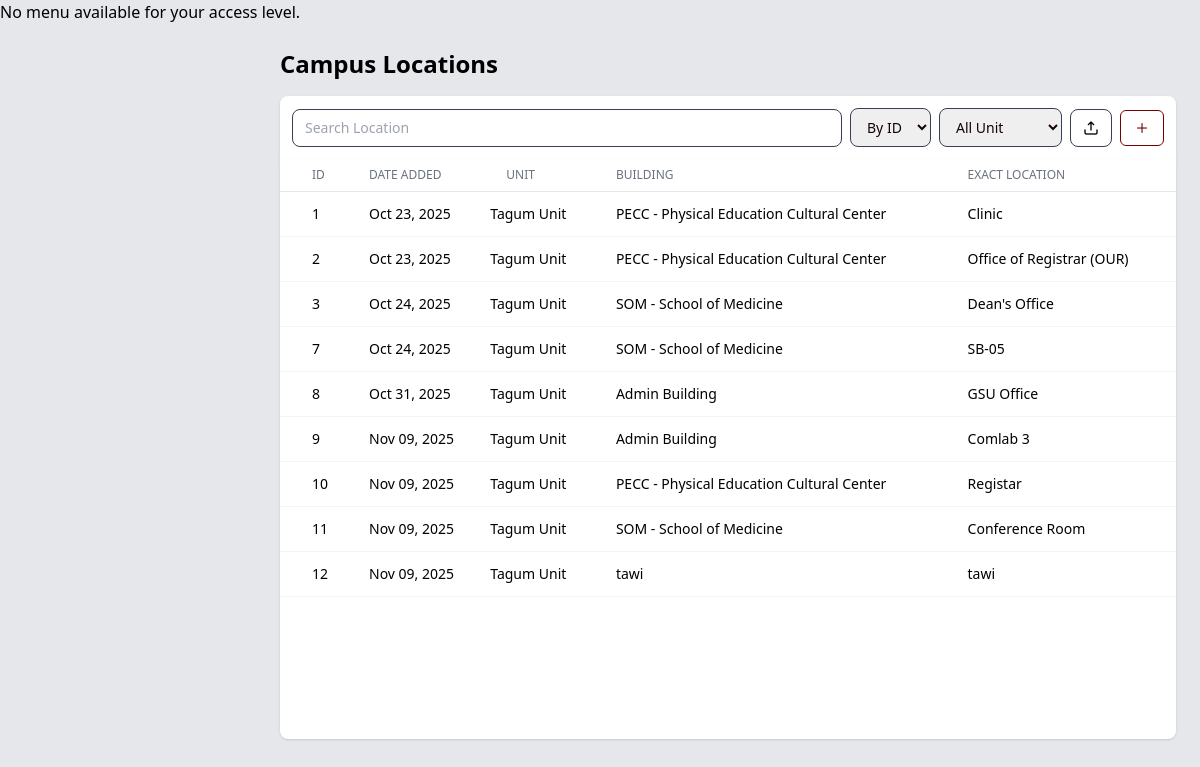
The page /app/modules/shared/views/location.php on the database as committed earlier.
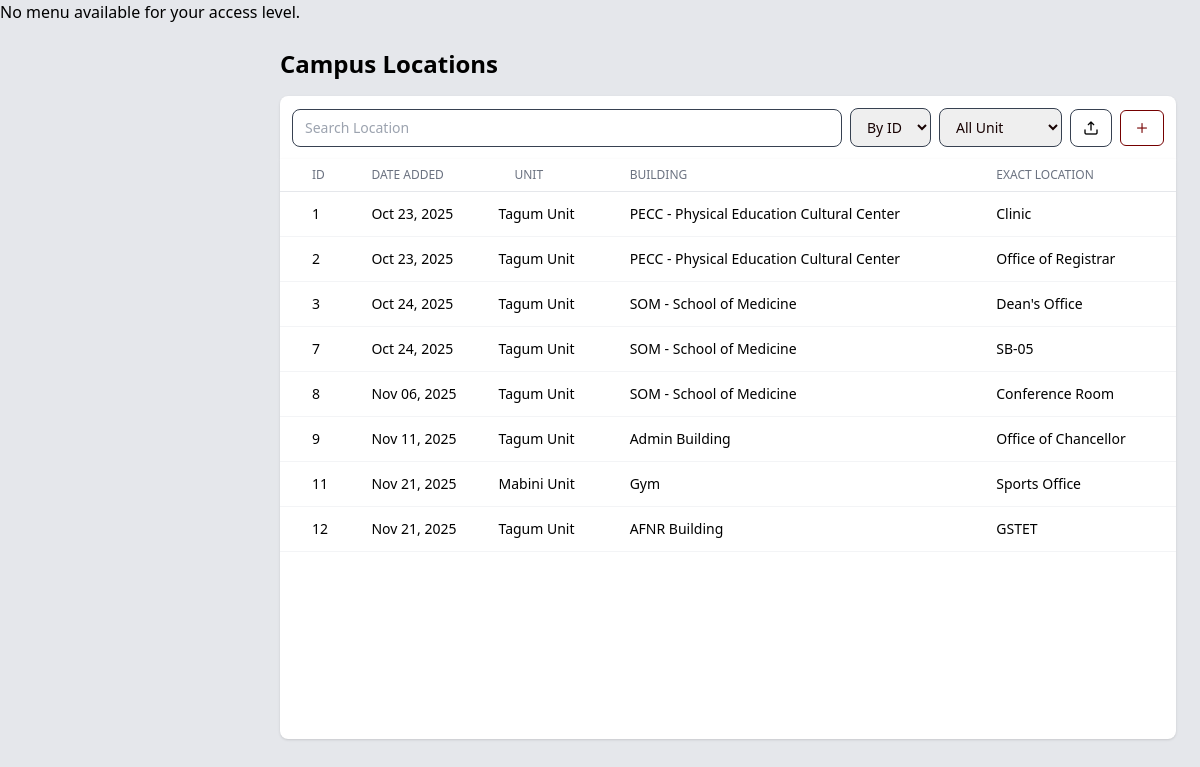
The same page on the database as committed later.
### tables this page shows
CREATE TABLE `campus_locations` (
  `location_id` int(11) NOT NULL AUTO_INCREMENT,
  `unit` varchar(100) NOT NULL,
  `building` varchar(100) NOT NULL,
  `exact_location` varchar(150) NOT NULL,
  `date_added` timestamp NOT NULL DEFAULT current_timestamp(),
  PRIMARY KEY (`location_id`)
);

### app/core/BaseModel.php (called while the page is built, shortened)
<?php
class BaseModel {
    protected $host = 'localhost';
    protected $user = 'root';
    protected $pass = '';
    protected $name = 'u_request';
    private function connect() {
        $this->db = @new mysqli($this->host, $this->user, $this->pass, $this->name);
    }
}

### app/controllers/LocationController.php (called while the page is built, shortened)
<?php
require_once __DIR__ . '/../models/LocationModel.php';
class LocationController {
    private $model;
    public function __construct() {
        $this->model = new LocationModel();
    }
    public function getAllLocations() {
        return $this->model->getAllLocations();
    }
}

### app/models/LocationModel.php (called while the page is built, shortened)
<?php
require_once __DIR__ . '/../core/BaseModel.php';
class LocationModel extends BaseModel{
    public function getAllLocations() {
        $stmt = $this->db->prepare("SELECT * FROM campus_locations ORDER BY date_added DESC");
        $stmt->execute();
        $result = $stmt->get_result();
        return $result->fetch_all(MYSQLI_ASSOC);
    }
}

### app/modules/shared/views/location.php (the view, shortened to what this page needs)
<?php
require_once __DIR__ . '/../../../controllers/LocationController.php';
$locationController = new LocationController();
$locations = $locationController->getAllLocations();
?>
<!DOCTYPE html>
<html lang="en">
<head>
  <link rel="stylesheet" href="/public/assets/css/output.css" />
</head>
<body class="bg-gray-200">
<?php
if ($_SESSION['access_level'] == 1) {
    include COMPONENTS_PATH . '/superadmin_menu.php';
} elseif ($_SESSION['access_level'] == 2) {
    include COMPONENTS_PATH . '/gsu_menu.php';
} else {
    echo "<p>No menu available for your access level.</p>";
}
?>
  <main class="ml-16 md:ml-64 flex flex-col min-h-screen transition-all duration-300">
    <div class="p-6">
      <h1 class="text-2xl font-bold mb-4">Campus Locations</h1>
      <div x-data="locationModal()" class="grid grid-cols-1 md:grid-cols-3 gap-4">
        <div :class="showDetails ? 'col-span-2' : 'col-span-3'">
          <div class="p-3 flex flex-wrap gap-2 justify-between items-center bg-white shadow rounded-t-lg">
            <input type="text" id="searchInput" placeholder="Search Location" class="flex-1 min-w-[200px] input-field">
            <select class="input-field" id="sortFilter">
              <option value="id">By ID</option>
            </select>
            <select class="input-field" id="sortUnit">
              <option value="All">All Unit</option>
            </select>
            <button title="Export" id="export" class="btn-upper">
                <img src="/public/assets/img/export.png" alt="User" class="size-4 my-0.5">
            </button>
            <button @click="addLocation = true" title="Add new location" class="btn btn-secondary py-3">
              <img src="/public/assets/img/add.png" alt="Add" class="size-2.5">
            </button>
          </div>
          <div class="overflow-x-auto h-[580px] overflow-y-auto rounded-b-lg shadow bg-white">
            <table id="table" class="min-w-full divide-y divide-gray-200 bg-white rounded-b-lg p-2">
              <thead class="bg-white sticky top-0">
                <tr>
                  <th class="pl-8 py-2 text-left text-xs font-medium text-gray-500 uppercase">ID</th>
                  <th class="pl-8 py-2 text-left text-xs font-medium text-gray-500 uppercase">Date Added</th>
                  <th class="pl-8 py-2 text-left text-xs font-medium text-gray-500 uppercase">Unit</th>
                  <th class="px-4 py-2 text-left text-xs font-medium text-gray-500 uppercase">Building</th>
                  <th class="px-4 py-2 text-left text-xs font-medium text-gray-500 uppercase">Exact Location</th>
                </tr>
              </thead>
              <tbody id="body_table" class="text-sm">
                <?php foreach ($locations as $row): ?>
                  <?php
                    $rowJson = htmlspecialchars(json_encode($row), ENT_QUOTES, 'UTF-8');
                  ?>
                  <tr
                    @click="selected = <?= $rowJson ?>; showDetails = true"
                    class="hover:bg-gray-100 cursor-pointer text-left border-b border-gray-100"
                  >
                    <td class="pl-8 py-3" x-text="<?= htmlspecialchars($row['location_id']) ?>"></td>
                    <td class="pl-8 py-3"><?= htmlspecialchars(date('M d, Y', strtotime($row['date_added']))) ?></td>
                    <td class="px-4 py-3"><?= htmlspecialchars($row['unit']) ?></td>
                    <td class="px-4 py-3"><?= htmlspecialchars($row['building']) ?></td>
                    <td class="px-4 py-3"><?= htmlspecialchars($row['exact_location']) ?></td>
                  </tr>
                <?php endforeach; ?>
              </tbody>
            </table>
          </div>
        </div>
      </div>
    </div>
  </main>
</body>
</html>

Rows that differ between the two databases and show on the page:
removed campus_locations: date_added "Nov 09, 2025", unit "Tagum Unit", building "PECC - Physical Education Cultural Center", exact_location "Registar"
changed campus_locations: date_added "Nov 09, 2025" → "Nov 21, 2025"; building "tawi" → "AFNR Building"; exact_location "tawi" → "GSTET"
changed campus_locations: date_added "Nov 09, 2025" → "Nov 21, 2025"; unit "Tagum Unit" → "Mabini Unit"; building "SOM - School of Medicine" → "Gym"; exact_location "Conference Room" → "Sports Office"
changed campus_locations "Admin Building": date_added "Nov 09, 2025" → "Nov 11, 2025"; exact_location "Comlab 3" → "Office of Chancellor"
changed campus_locations: date_added "Oct 31, 2025" → "Nov 06, 2025"; building "Admin Building" → "SOM - School of Medicine"; exact_location "GSU Office" → "Conference Room"
changed campus_locations: exact_location "Office of Registrar (OUR)" → "Office of Registrar"
